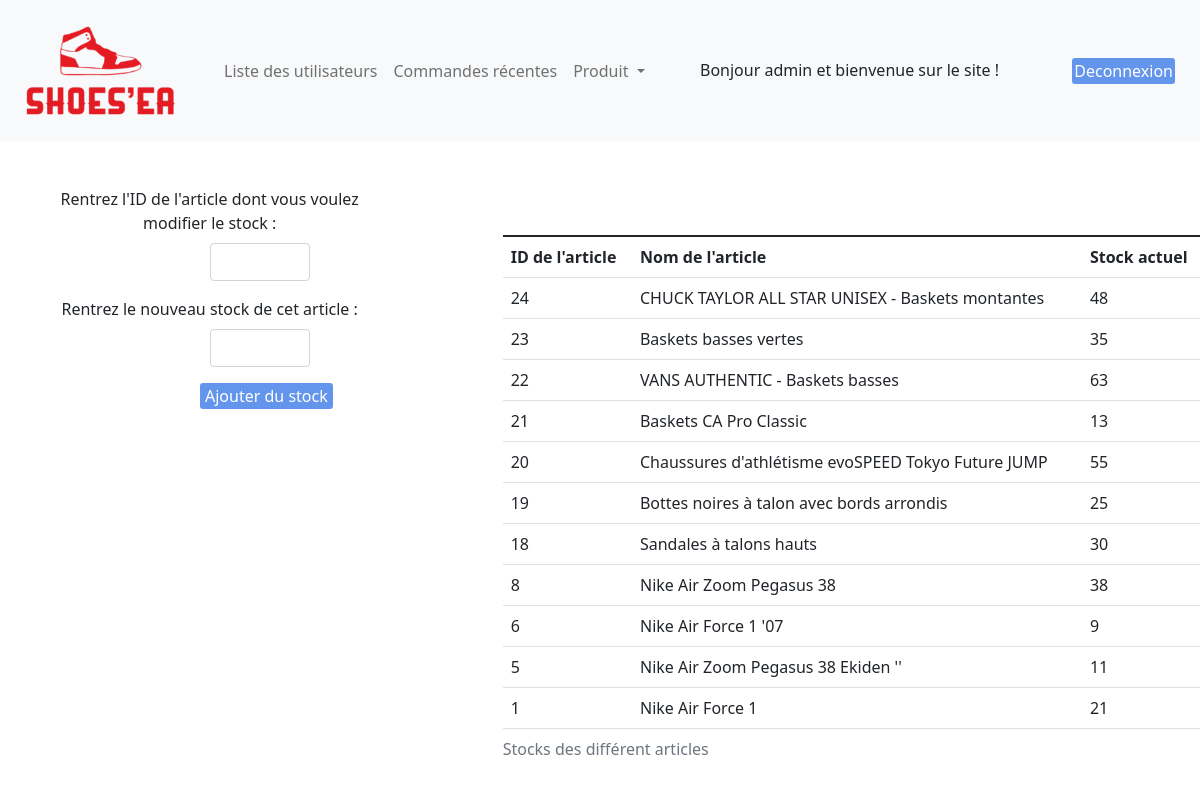
Page /stock.php (signed in) on the committed database.
### tables this page shows
CREATE TABLE `produits` (
  `id` int(11) NOT NULL,
  `image` text NOT NULL,
  `nom` varchar(50) NOT NULL,
  `prix` float NOT NULL,
  `description` text NOT NULL,
  `couleur` set('blanc','noir','marron','rose','rouge','vert','bleu','gris','jaune','violet','orange') NOT NULL,
  `type` set('lifestyle','talons','chaussures plates','sport') NOT NULL,
  `stock` int(11) NOT NULL
);

### commandes.php (called while the page is built, shortened)
<?php
function afficherpremier()
{
	global $access;
	if (require("dataconnexion.php"))
	{
		$req= $access->prepare("SELECT * FROM produits ORDER BY id DESC");
		$req->execute();
		$data = $req->fetchAll(PDO::FETCH_OBJ);
		return $data;
	}
}
?>

### stock.php (the view, shortened to what this page needs)
<?php session_start();
      require_once("C:/MAMP/htdocs/tests/JE/commandes.php");
      $listeproduits = afficherpremier();
include_once('headeradmin.php'); ?>
<!DOCTYPE html>
<html>
    <head>
        <link rel="stylesheet" href="style.css" />
        <link href="https://cdn.jsdelivr.net/npm/bootstrap@5.1.3/dist/css/bootstrap.min.css" rel="stylesheet">
    </head>
    <body>
        <div class="row row-cols-1 row-cols-sm-2 row-cols-md-3 g-3" style="margin-top: 30px;">
        <form method="post">
            <div class="mb-3">
                <div class="mb-3" style="padding-left: 30px; text-align: center;">
                    <label for="exampleInputPassword1" class="form-label">Rentrez l'ID de l'article dont vous voulez modifier le stock :</label>
                    <input type="number" class="form-control" name="idproduit" style="width: 100px; margin-left: 180px;" required>
                </div>
                <div class="mb-3" style="padding-left: 30px; text-align: center;">
                    <label for="exampleInputPassword1" class="form-label">Rentrez le nouveau stock de cet article :</label>
                    <input type="number" class="form-control" name="nbrexemp" style="width: 100px; margin-left: 180px;" required>
                </div>
            <button type="submit" class="button" name ="valider" style="margin-left:200px;">Ajouter du stock</button>
        </form>
        </div>
    <div>
      <div class="bloc-produit">
      <div class="mb-3"></br></br>
    <table class="table" style="width: 700px;">
        <caption>Stocks des différent articles</caption>
        <th> ID de l'article </th>
        <th>Nom de l'article</th>
        <th>Stock actuel</th>
            <?php foreach($listeproduits as $produit) : ?>
        <tr>
            <td ><?= $produit->id ?></td>
            <td ><?= $produit->nom ?></td>
            <td ><?= $produit->stock ?></td>
        </tr>
            <?php endforeach; ?>
    </table>
        </div>
        </div>
    </div>
    </body>
</html>

### headeradmin.php (shortened to what this page needs)
<!doctype html>
<html lang="fr">
    <head>
    </head>
<nav class="navbar navbar-expand-lg navbar-light bg-light">
  <a class="navbar-brand" href="main.php"><img src="images/logo.png" alt="Logo JE" class="flottant" style="width:200px"/></a>
  <div class="collapse navbar-collapse" id="navbarNavDropdown">
    <ul class="navbar-nav">
      <li class="nav-item">
        <a class="nav-link" href="modifusers.php">Liste des utilisateurs</a>
      </li>
      <li class="nav-item">
        <a class="nav-link" href="listecommandes.php">Commandes récentes</a>
      </li>
      <li class="nav-item dropdown">
        <a class="nav-link dropdown-toggle" href="#" id="navbarDropdownMenuLink" data-toggle="dropdown" aria-expanded="false" role="button">
          Produit
        </a>
      </li>
    </ul>
  </div>
  <?php if(!isset($_SESSION['LOGGED_USER'])): ?>
      <form class="connexion" action="main.php" method="post">
    <?php if(isset($errorMessage)) : ?>
        <div class="alert alert-danger" role="alert">
            <?php echo $errorMessage; ?>
        </div>
    <?php endif; ?>
        <div class="mb-3" id="email" style ="align-items: flex-end;">
        <input type="email" class="form-control" name="email" aria-describedby="email-help" placeholder="Email" text style="width:200px;height:25px; align-items:center">
    </div>
    <div style="display:flex; justify-content:space-between;">
    <div class="mb-3">
        <input type="password" class="form-control" name="mdp" placeholder="Mot de Passe" text style="width:130px;height:25px">
    </div>
    <div class="button_login">
    <button type="submit" name="envoye" class="button-login">Envoyer</button>
  </div>
  </div>
</form>
<?php else: ?>
  <div class="menu actif" style="display:flex; justify-content:space-between; width: 500px;">
    <div class="sucess" role="alert">
        Bonjour <?php echo $_SESSION['LOGGED_USER'];?> et bienvenue sur le site !
    </div>
    <form action="deconnexion.php" method="post" style="padding-right: 25px;">
        <button type="submit" class="button-deconnexion">Deconnexion</button>
    </form>
  </div>
<?php endif; ?>
</nav>
</html>

### style.css (style rules this page uses)
.button-deconnexion { position:relative; padding-right: 0px; background-color : cornflowerblue; border-radius: 3px; padding:1px 2px; color: white; border: none; }
.button { background-color : cornflowerblue; border-radius: 3px; padding:1px 5px; color: white; border: none; }
.bloc-produit { margin: auto; width: 50%; }
td { vertical-align: middle; }
.table { margin: auto; width: 95%; }

### rows in the picture
produits: id "24", nom "CHUCK TAYLOR ALL STAR UNISEX - Baskets montantes", stock "48"
produits: id "23", nom "Baskets basses vertes", stock "35"
produits: id "22", nom "VANS AUTHENTIC - Baskets basses", stock "63"
produits: id "21", nom "Baskets CA Pro Classic", stock "13"
produits: id "20", nom "Chaussures d'athlétisme evoSPEED Tokyo Future JUMP", stock "55"
produits: id "19", nom "Bottes noires à talon avec bords arrondis", stock "25"
produits: id "18", nom "Sandales à talons hauts", stock "30"
produits: id "8", nom "Nike Air Zoom Pegasus 38", stock "38"
produits: id "6", nom "Nike Air Force 1 '07", stock "9"
produits: id "5", nom "Nike Air Zoom Pegasus 38 Ekiden ''", stock "11"
produits: id "1", nom "Nike Air Force 1", stock "21"

### other values in the picture
$_SESSION['LOGGED_USER'] "admin"
